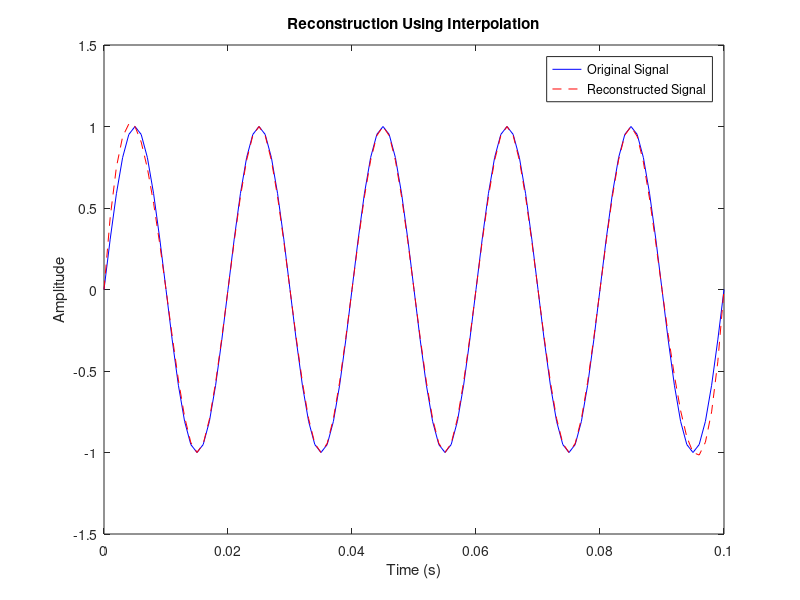

Write MATLAB code to recreate this figure.
fs = 200;
f_signal = 50;
t = 0:1/1000:0.1;
x = sin(2*pi*f_signal*t);

n = 0:1/fs:0.1;
x_sampled = sin(2*pi*f_signal*n);

t_recon = 0:1/1000:0.1;
x_recon = interp1(n, x_sampled, t_recon, 'spline');

figure;
plot(t, x, 'b', t_recon, x_recon, 'r--');
title('Reconstruction Using Interpolation');
xlabel('Time (s)'); ylabel('Amplitude');
legend('Original Signal', 'Reconstructed Signal');
